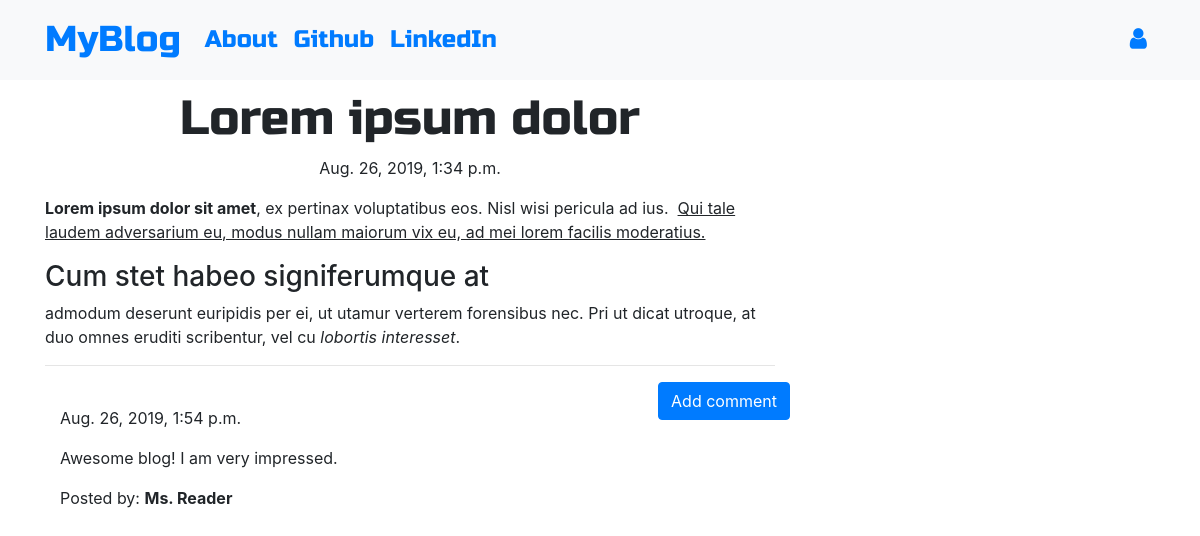
/post/1, run on the app's committed database.
### blog/models.py (models this page shows, shortened)
class Post(models.Model):
    author = models.ForeignKey('auth.User',on_delete=models.CASCADE)
    title = models.CharField(max_length=200)
    text = models.TextField()
    created_date = models.DateTimeField(default=timezone.now)
    published_date = models.DateTimeField(blank=True, null=True)

class Comment(models.Model):
    post = models.ForeignKey('blog.Post', related_name='comments',on_delete=models.CASCADE)
    author = models.CharField(max_length=200)
    text = models.TextField()
    created_date = models.DateTimeField(default=timezone.now)
    approved_comment = models.BooleanField(default=False)

### blog/views.py (the view)
# urls.py: path('post/<int:pk>', views.PostDetailView.as_view(), name='post_detail'),
class PostDetailView(DetailView):
    model = Post

### blog/templates/blog/post_detail.html (shortened to what this page needs)
{% extends 'blog/base.html' %}
{% load static %}
{% block content %}
<h1 class="posttitle loader" ?>{{ post.title }}</h1>
{% if post.published_date %}
<div class="date postdate">
    {{ post.published_date }}
</div>
{% else %}
<a class="btn btn-outline-dark" href="{% url 'post_publish' pk=post.pk %}">Publish</a>
{% endif %}
<p class='postcontent'>{{ post.text|safe|linebreaksbr }}</p>
<hr>
<a class="btn btn-primary btn-comment" href="{% url 'add_comment_to_post' pk=post.pk %}">Add comment</a>
<div class="container">
    {% for comment in post.comments.all %}
    <br>
    {% if user.is_authenticated or comment.approved_comment %}
    {{ comment.created_date }}
    <p>{{ comment.text|safe|linebreaks }}</p>
    <p>Posted by: <strong>{{ comment.author }}</strong></p>
    {% endif %}
    {% empty %}
    <p>No comments posted.</p>
    {% endfor %}
</div>
{% endblock %}

### blog/static/css/blog.css (style rules this page uses)
.postdate { text-align: center; }
.posttitle { font-family: 'Russo One', sans-serif; font-size: 3em; text-align: center; }
.postcontent { font-family: 'Montserrat'; font-size: 1.5em; }
.btn-comment { position: absolute; right: 0px; }
.loader { filter:hue-rotate(0deg); color: linear-gradient(45deg,#0f8,#08f); animation:hue 5000ms infinite linear; }

### data on the page
Post: title "Lorem ipsum dolor", published_date "Aug. 26, 2019, 1:34 p.m.", text "Lorem ipsum dolor sit amet , ex pertinax voluptatibus eos. Nisl wisi pericula ad ius. Qui tale laudem adversarium eu, modus nullam maiorum vix eu, ad mei lorem facilis moderatius. Cum stet habeo signiferumque at admodum deserunt euripidis per ei, ut utamur verterem forensibus nec. Pri ut dicat utroque, at duo omnes eruditi scribentur, vel cu lobortis interesset ."
Comment: created_date "Aug. 26, 2019, 1:54 p.m.", text "Awesome blog! I am very impressed.", author "Ms. Reader"
